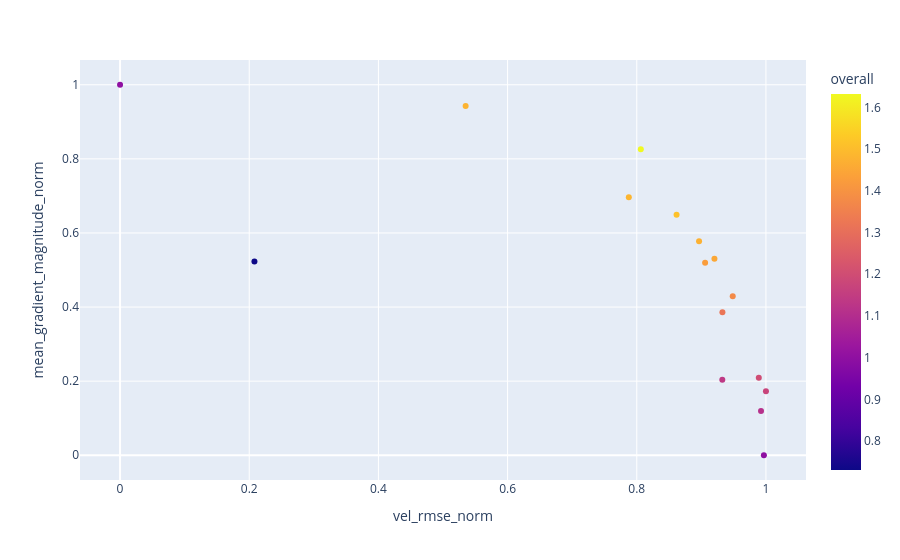

Notebook cell for this chart:
### Code cell
import plotly.express as px

fig = px.scatter(
    diagnostics_norm,
    x='vel_rmse_norm',
    y='mean_gradient_magnitude_norm',
    color='overall',
    hover_data=[
        'run_id',
        'vel_rmse',
        'mean_gradient_magnitude',
    ],
)

fig.show()

### Figure 1 — Plotly figure (JSON) as saved in the notebook; plotly's stock layout.template omitted (floating-point values rounded to 4 significant figures)
{"data": [{"customdata": [[0.0, 21.33, 24150.0], [1.0, 12.96, 20700.0], [2.0, 9.896, 31100.0], [3.0, 10.64, 26010.0], [4.0, 24.33, 14670.0], [5.0, 11.89, 21640.0], [6.0, 12.69, 18130.0], [7.0, 10.87, 26860.0], [8.0, 16.61, 15810.0], [9.0, 11.39, 23060.0], [10.0, 10.06, 30380.0], [11.0, 10.01, 32170.0], [12.0, 11.05, 24000.0], [13.0, 9.942, 34530.0], [14.0, 10.87, 30490.0], [15.0, 11.26, 24220.0]], "hovertemplate": "vel_rmse_norm=%{x}<br>mean_gradient_magnitude_norm=%{y}<br>run_id=%{customdata[0]}<br>vel_rmse=%{customdata[1]}<br>mean_gradient_magnitude=%{customdata[2]}<br>overall=%{marker.color}<extra></extra>", "legendgroup": "", "marker": {"color": [0.7308, 1.484, 1.173, 1.378, 1.0, 1.511, 1.632, 1.319, 1.477, 1.474, 1.198, 1.112, 1.451, 0.9968, 1.136, 1.425], "coloraxis": "coloraxis", "symbol": "circle"}, "mode": "markers", "name": "", "orientation": "v", "showlegend": false, "type": "scatter", "x": [0.208, 0.7877, 1.0, 0.9485, 0.0, 0.8616, 0.8062, 0.9326, 0.535, 0.8964, 0.9889, 0.9924, 0.9203, 0.9968, 0.9324, 0.9058], "xaxis": "x", "y": [0.5228, 0.6965, 0.1728, 0.4291, 1.0, 0.6493, 0.8258, 0.3862, 0.9423, 0.5776, 0.2093, 0.1191, 0.5305, 0.0, 0.2037, 0.5195], "yaxis": "y"}], "layout": {"coloraxis": {"colorbar": {"title": {"text": "overall"}}, "colorscale": [[0, "#0d0887"], [0.1111, "#46039f"], [0.2222, "#7201a8"], [0.3333, "#9c179e"], [0.4444, "#bd3786"], [0.5556, "#d8576b"], [0.6667, "#ed7953"], [0.7778, "#fb9f3a"], [0.8889, "#fdca26"], [1, "#f0f921"]]}, "legend": {"tracegroupgap": 0}, "margin": {"t": 60}, "xaxis": {"anchor": "y", "domain": [0, 1], "title": {"text": "vel_rmse_norm"}}, "yaxis": {"anchor": "x", "domain": [0, 1], "title": {"text": "mean_gradient_magnitude_norm"}}}}
